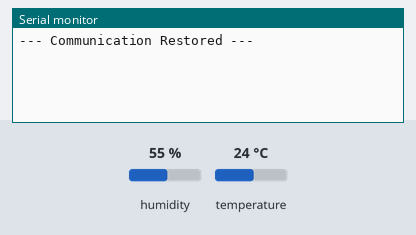
Bench run of a sketch on a simulated Arduino Uno, built with avr-gcc and run on an emulated ATmega328P. Parts: the last lines printed to the serial monitor. The test bench sets the inputs (shaded band); at power-on: humidity 55 %, temperature 24 °C.

Above: at 4.2 s.
4.3 s: humidity set to 22 %
At 5.8 s:
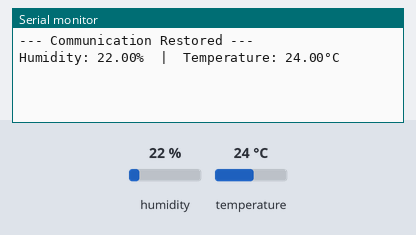
8.5 s: temperature set to 12 °C
At 9.4 s:
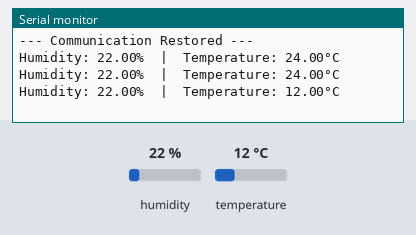
11.5 s: humidity set to 40 %
At 14.3 s:
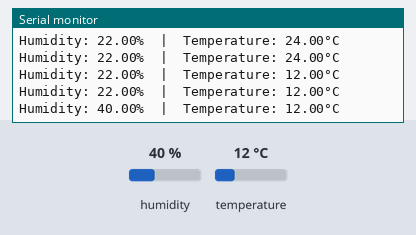

The sketch:

DHT11ESP8266.ino
```cpp
#include "DHT.h"

// For NodeMCU: Connect DHT11 DATA to pin D4 (GPIO 2)
#define DHTPIN 2
#define DHTTYPE DHT11

DHT dht(DHTPIN, DHTTYPE);

void setup() {
  // Try 74880 first; if not available in Monitor, use 115200
  Serial.begin(115200);
  delay(3000); // CRITICAL: Wait for boot garbage to clear

  Serial.println("\n--- Communication Restored ---");
  dht.begin();
}

void loop() {
  delay(2000);

  float h = dht.readHumidity();
  float t = dht.readTemperature();

  if (isnan(h) || isnan(t)) {
    Serial.println("Reading failed! Verify DATA is in pin D4.");
    return;
  }

  Serial.print("Humidity: "); Serial.print(h);
  Serial.print("%  |  Temperature: "); Serial.print(t);
  Serial.println("°C");
}
```

Measured:
- after the input at 4.3 s, the serial monitor: prints a new line after 0.72 s (image 1)
- after the input at 8.5 s, the serial monitor: prints a new line after 0.57 s (image 2)
- after the input at 11.5 s, the serial monitor: prints a new line after 1.6 s (image 3)
